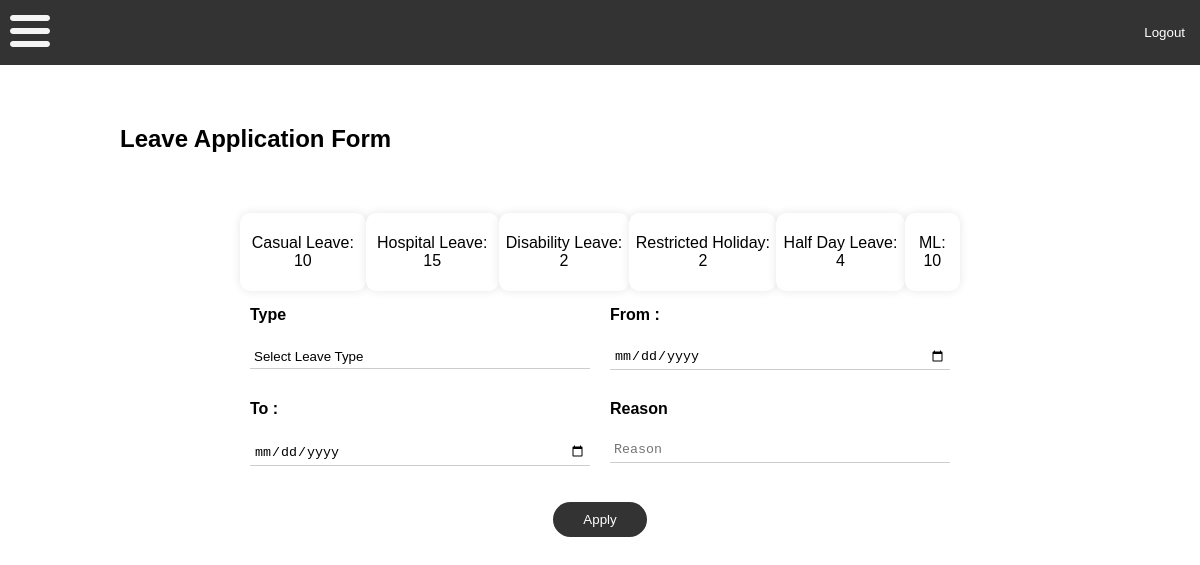
Page /requestleave/ (signed in) on the committed database.
### Admin/models.py (models this page shows)
class leaveType(models.Model):
    name = models.CharField(max_length=50)
    limit = models.IntegerField(default=0)

### User/views.py (the view, shortened to what this page needs)
# urls.py: path('requestleave/', views.leaverequests, name="requestleave"),
@login_required(login_url='loginpage')
def leaverequests(request):
    leave_available = userLeave.objects.filter(user=request.user)
    leave_data = []
    for leave in leave_available:
        leave_type = leave.leave_type.name
        remaining_leave = leave.remaining_leaves
        limit = leave.leave_type.limit
        leave_data.append({
            'limit': limit,
            'leave_type': leave_type,
            'remaining': remaining_leave
        })
    return render(request, "User/leave.html", {'leave_available': list(leave_data)})

### templates/User/leave.html (shortened to what this page needs)
{% extends 'userpage.html' %}
{% load static %}
{% block content %}
    <link rel="stylesheet" href="{% static 'User/leave.css' %}">
    <h2>Leave Application Form</h2>
    <main class="main_content">
        <section class="content" >
            <div class="info">
                {% for leave in leave_available %}
                    <div class="wrap"><p>{{leave.leave_type}}: {{leave.remaining}}</p></div>
                {% endfor %}
            </div>
            <form id="leaveForm" method="post">
                <div id="leaveData">
                    <table>
                        <tr>
                            <th>Type</th>
                            <th>From :</th>
                        </tr>
                        <tr>
                            <td>
                                <select required class="inputs" id="leavetype" name="leavetype">
                                    <option hidden value="default">Select Leave Type</option>
                                </select>
                            </td>
                            <td>
                                <input type="date" required class="inputs" id="startDate" name="startDate">
                            </td>
                        </tr>
                        <tr>
                            <th>To :</th>
                            <th>Reason</th>
                        </tr>
                        <tr>
                            <td>
                                <input type="date" required class="inputs" id="endDate" name="endDate">
                            </td>
                            <td>
                                <textarea type="text" placeholder="Reason" class="inputs" id="reason" name="reason"></textarea>
                            </td>
                        </tr>
                    </table>
                </div>
                <div class="submitReq">
                    <button type="submit">Apply</button>
                </div>
            </form>
        </section>
    </main>
{% endblock content %}

### static/pagedesign.css (style rules this page uses)
body { font-family: Arial, sans-serif; margin: 0; padding: 0; }
.content { margin-left: 0; padding: 20px; }

### static/User/leave.css (style rules this page uses)
h2 { padding: 20px 100px; }
form { padding: 0 200px; }
table { border-collapse: collapse; width: 100%; }
td { width: 50%; padding: 15px 10px; text-align: left; }
th { width: 50%; padding: 15px 10px; text-align: left; padding-bottom: 5px; }
select { border: none; border-bottom: 1px solid #ccc; width: 100%; box-sizing: border-box; padding: 4px; margin: 0; outline: none; appearance: none; -webkit-appearance: none; -moz-appearance: none; background: transparent; }
textarea { border: none; border-bottom: 1px solid #ccc; width: 100%; box-sizing: border-box; padding: 4px; margin: 0; outline: none; resize: none; height: 25px; background: transparent; }
input[type="date"] { border: none; border-bottom: 1px solid #ccc; width: 100%; box-sizing: border-box; padding: 4px; margin: 0; outline: none; background: transparent; }
.submitReq { padding: 15px; text-align: center; margin: 0 200px; }
.submitReq button { padding: 10px 30px; margin: 5px; border: none; border-radius: 20px; background-color: #333; color: #fff; cursor: pointer; transition: background-color 0.3s, color 0.3s; }
div .info { display: flex; flex-direction: row; justify-content: space-evenly; padding: 0 200px; }
.wrap { background-color: #fff; border-radius: 10px; box-shadow: 0px 0px 10px rgba(0, 0, 0, 0.1); padding: 40px; height: auto; text-align: center; padding: 5px 5px; }

### rows in the picture
leaveType: leave_type "Casual Leave"
leaveType: leave_type "Hospital Leave"
leaveType: leave_type "Disability Leave"
leaveType: leave_type "Restricted Holiday"
leaveType: leave_type "Half Day Leave"
leaveType: leave_type "ML"

### other values in the picture
{{ leave.remaining }} "10" "15" "2" "2" "4" "10"
